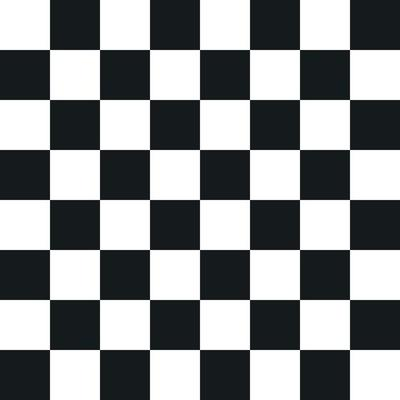
#> input picture input.jpg, 400 x 400 px
$ python twirl.py
#> lines starting #> are read from the running program, lines starting #| are printed output that depends on the picture
import cv2
import math
import numpy as np
import matplotlib.pyplot as plt

def twirl_image(image, center, angle, rmax):

    image = image.astype(np.float32) / 255.0

    height, width = image.shape[:2]

    y, x = np.mgrid[0:height, 0:width]

    x -= center[0]
    y -= center[1]

    distance = np.sqrt(x**2 + y**2)
    beta = np.arctan2(y,x) + angle * ((rmax-distance) / rmax)

    x_new = distance * np.cos(beta)
    y_new = distance * np.sin(beta)

    x_new += center[0]
    y_new += center[1]

    mask = distance > rmax

    x_new[mask] = x[mask] + center[0]
    y_new[mask] = y[mask] + center[1]

    twirled_image = cv2.remap(image, x_new.astype(np.float32), y_new.astype(np.float32),
                              interpolation=cv2.INTER_LINEAR)

    return (twirled_image * 255).astype(np.uint8)

image = cv2.imread("input.jpg")
#> image is the input picture: shape (400, 400, 3); mean B, G, R 141.5, 140.3, 137.8

center = (image.shape[1] // 2, image.shape[0] // 2)
#> center = (200, 200)
rotation_angle = 90
max_radius = min(center[0], center[1])
#> max_radius = 200

twirled_image = twirl_image(image, center, np.radians(rotation_angle), max_radius)
#> in twirl_image, `beta = np.arctan2(y,x) + angle * ((rmax-distance) / rmax)`:
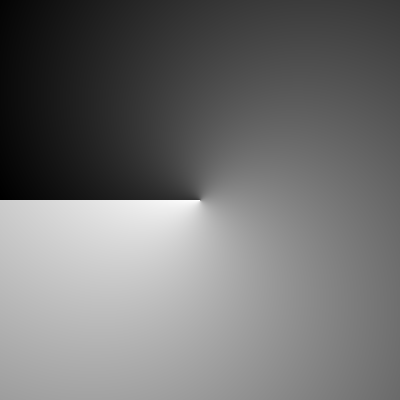
#> beta: shape (400, 400) float64; min -3.14, max 4.7, mean 0.369; drawn with min black and max white
#> in twirl_image, `beta = np.arctan2(y,x) + angle * ((rmax-distance) / rmax)`:
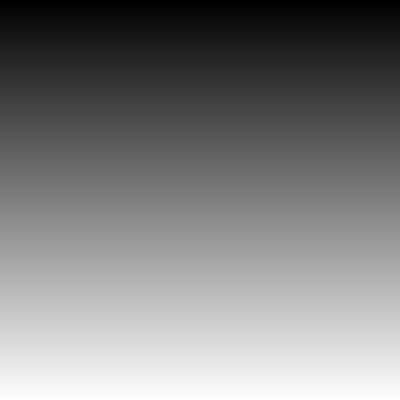
#> y: shape (400, 400) int64; min -200, max 199, mean -0.5; drawn with min black and max white
#> in twirl_image, `x_new = distance * np.cos(beta)`:
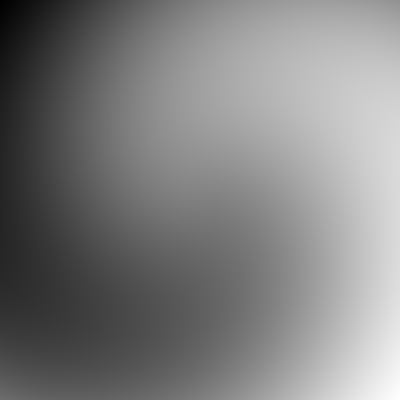
#> x_new: shape (400, 400) float64; min -280.3, max 278.4, mean -0.6; drawn with min black and max white
#> in twirl_image, `y_new = distance * np.sin(beta)`:
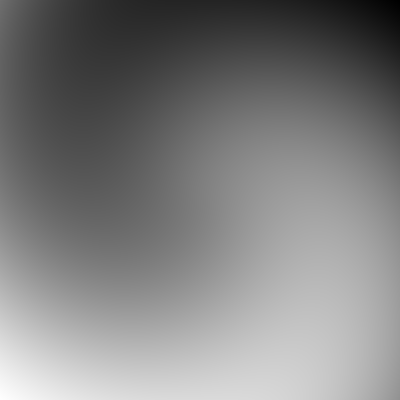
#> y_new: shape (400, 400) float64; min -279.5, max 279.3, mean -0.4; drawn with min black and max white
#> in twirl_image, `x_new[mask] = x[mask] + center[0]`:
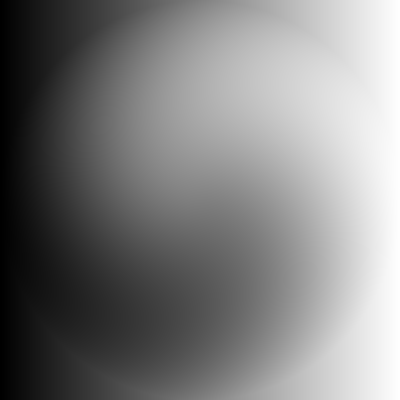
#> x_new: shape (400, 400) float64; min 0, max 399.1, mean 199.5; drawn with min black and max white
#> in twirl_image, `y_new[mask] = y[mask] + center[1]`:
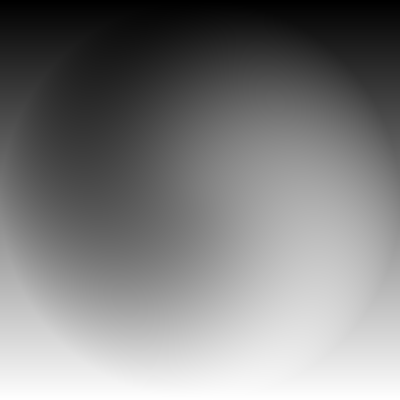
#> y_new: shape (400, 400) float64; min 0, max 399.1, mean 199.5; drawn with min black and max white
#> in twirl_image, `twirled_image = cv2.remap(image, x_new.astype(np.float32), y_new.astyp..`:
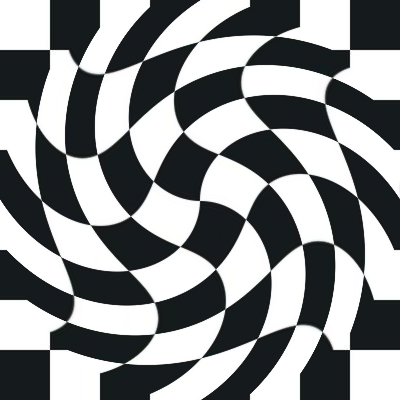
#> twirled_image: shape (400, 400, 3) float32; mean of channels 0, 1, 2 0.555, 0.55, 0.541; drawn as B, G, R


fig, (ax1, ax2) = plt.subplots(1, 2)
ax1.imshow(image)
ax1.set_title("Original Image")
ax1.axis("off")
ax2.imshow(twirled_image)
ax2.set_title("Twirled Image")
ax2.axis("off")
plt.show()
#> figure, not shown here; B, G, R data is drawn as R, G, B
